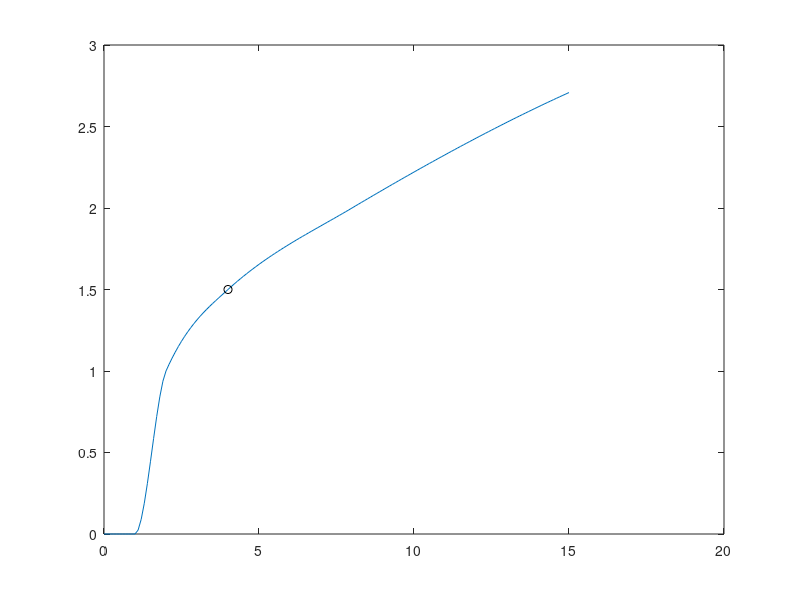

Write the MATLAB code that produced this figure.
fracD=0:0.1:15;
d_ar=[0 1 2 4 8 15]; %dose for growth arrest measurement
gar = [0 0 24 36 48 65]/24;
gar_days = interp1(d_ar,gar,fracD,'pchip');
figure,
plot(fracD,gar_days); hold on, plot(4,36/24,'ok');